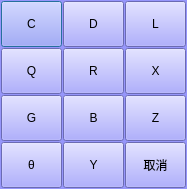
<?xml version="1.0" encoding="UTF-8"?>
<ui version="4.0">
 <class>clsWK6500Items</class>
 <widget class="QDialog" name="clsWK6500Items">
  <property name="geometry">
   <rect>
    <x>0</x>
    <y>0</y>
    <width>187</width>
    <height>189</height>
   </rect>
  </property>
  <property name="windowTitle">
   <string>选择测试项目</string>
  </property>
  <property name="windowIcon">
   <iconset resource="myIcon.qrc">
    <normaloff>:/Icon/Icons/wk.ico</normaloff>:/Icon/Icons/wk.ico</iconset>
  </property>
  <property name="styleSheet">
   <string notr="true">background-color: rgb(150, 150, 251);
</string>
  </property>
  <layout class="QGridLayout" name="gridLayout">
   <property name="leftMargin">
    <number>1</number>
   </property>
   <property name="topMargin">
    <number>1</number>
   </property>
   <property name="rightMargin">
    <number>1</number>
   </property>
   <property name="bottomMargin">
    <number>1</number>
   </property>
   <property name="spacing">
    <number>1</number>
   </property>
   <item row="0" column="0">
    <widget class="QPushButton" name="btnC">
     <property name="minimumSize">
      <size>
       <width>0</width>
       <height>46</height>
      </size>
     </property>
     <property name="maximumSize">
      <size>
       <width>61</width>
       <height>61</height>
      </size>
     </property>
     <property name="styleSheet">
      <string notr="true">font: 75 12pt &quot;楷体&quot;;</string>
     </property>
     <property name="text">
      <string>C</string>
     </property>
    </widget>
   </item>
   <item row="0" column="1">
    <widget class="QPushButton" name="btnD">
     <property name="minimumSize">
      <size>
       <width>0</width>
       <height>46</height>
      </size>
     </property>
     <property name="maximumSize">
      <size>
       <width>61</width>
       <height>61</height>
      </size>
     </property>
     <property name="styleSheet">
      <string notr="true">font: 75 12pt &quot;楷体&quot;;</string>
     </property>
     <property name="text">
      <string>D</string>
     </property>
    </widget>
   </item>
   <item row="0" column="2">
    <widget class="QPushButton" name="btnL">
     <property name="minimumSize">
      <size>
       <width>0</width>
       <height>46</height>
      </size>
     </property>
     <property name="maximumSize">
      <size>
       <width>61</width>
       <height>61</height>
      </size>
     </property>
     <property name="styleSheet">
      <string notr="true">font: 75 12pt &quot;楷体&quot;;</string>
     </property>
     <property name="text">
      <string>L</string>
     </property>
    </widget>
   </item>
   <item row="1" column="0">
    <widget class="QPushButton" name="btnQ">
     <property name="minimumSize">
      <size>
       <width>0</width>
       <height>46</height>
      </size>
     </property>
     <property name="maximumSize">
      <size>
       <width>61</width>
       <height>61</height>
      </size>
     </property>
     <property name="styleSheet">
      <string notr="true">font: 75 12pt &quot;楷体&quot;;</string>
     </property>
     <property name="text">
      <string>Q</string>
     </property>
    </widget>
   </item>
   <item row="1" column="1">
    <widget class="QPushButton" name="btnR">
     <property name="minimumSize">
      <size>
       <width>0</width>
       <height>46</height>
      </size>
     </property>
     <property name="maximumSize">
      <size>
       <width>61</width>
       <height>61</height>
      </size>
     </property>
     <property name="styleSheet">
      <string notr="true">font: 75 12pt &quot;楷体&quot;;</string>
     </property>
     <property name="text">
      <string>R</string>
     </property>
    </widget>
   </item>
   <item row="1" column="2">
    <widget class="QPushButton" name="btnX">
     <property name="minimumSize">
      <size>
       <width>0</width>
       <height>46</height>
      </size>
     </property>
     <property name="maximumSize">
      <size>
       <width>61</width>
       <height>61</height>
      </size>
     </property>
     <property name="styleSheet">
      <string notr="true">font: 75 12pt &quot;楷体&quot;;</string>
     </property>
     <property name="text">
      <string>X</string>
     </property>
    </widget>
   </item>
   <item row="2" column="0">
    <widget class="QPushButton" name="btnG">
     <property name="minimumSize">
      <size>
       <width>0</width>
       <height>46</height>
      </size>
     </property>
     <property name="maximumSize">
      <size>
       <width>61</width>
       <height>61</height>
      </size>
     </property>
     <property name="styleSheet">
      <string notr="true">font: 75 12pt &quot;楷体&quot;;</string>
     </property>
     <property name="text">
      <string>G</string>
     </property>
    </widget>
   </item>
   <item row="2" column="1">
    <widget class="QPushButton" name="btnB">
     <property name="minimumSize">
      <size>
       <width>0</width>
       <height>46</height>
      </size>
     </property>
     <property name="maximumSize">
      <size>
       <width>61</width>
       <height>61</height>
      </size>
     </property>
     <property name="styleSheet">
      <string notr="true">font: 75 12pt &quot;楷体&quot;;</string>
     </property>
     <property name="text">
      <string>B</string>
     </property>
    </widget>
   </item>
   <item row="2" column="2">
    <widget class="QPushButton" name="btnZ">
     <property name="minimumSize">
      <size>
       <width>0</width>
       <height>46</height>
      </size>
     </property>
     <property name="maximumSize">
      <size>
       <width>61</width>
       <height>61</height>
      </size>
     </property>
     <property name="styleSheet">
      <string notr="true">font: 75 12pt &quot;楷体&quot;;</string>
     </property>
     <property name="text">
      <string>Z</string>
     </property>
    </widget>
   </item>
   <item row="3" column="0">
    <widget class="QPushButton" name="btnA">
     <property name="minimumSize">
      <size>
       <width>0</width>
       <height>46</height>
      </size>
     </property>
     <property name="maximumSize">
      <size>
       <width>61</width>
       <height>61</height>
      </size>
     </property>
     <property name="styleSheet">
      <string notr="true">font: 75 12pt &quot;楷体&quot;;</string>
     </property>
     <property name="text">
      <string>θ</string>
     </property>
    </widget>
   </item>
   <item row="3" column="1">
    <widget class="QPushButton" name="btnY">
     <property name="minimumSize">
      <size>
       <width>0</width>
       <height>46</height>
      </size>
     </property>
     <property name="maximumSize">
      <size>
       <width>61</width>
       <height>61</height>
      </size>
     </property>
     <property name="styleSheet">
      <string notr="true">font: 75 12pt &quot;楷体&quot;;</string>
     </property>
     <property name="text">
      <string>Y</string>
     </property>
    </widget>
   </item>
   <item row="3" column="2">
    <widget class="QPushButton" name="btnCancel">
     <property name="minimumSize">
      <size>
       <width>0</width>
       <height>46</height>
      </size>
     </property>
     <property name="maximumSize">
      <size>
       <width>61</width>
       <height>61</height>
      </size>
     </property>
     <property name="styleSheet">
      <string notr="true">font: 75 12pt &quot;楷体&quot;;</string>
     </property>
     <property name="text">
      <string>取消</string>
     </property>
    </widget>
   </item>
  </layout>
 </widget>
 <resources>
  <include location="myIcon.qrc"/>
 </resources>
 <connections/>
</ui>
